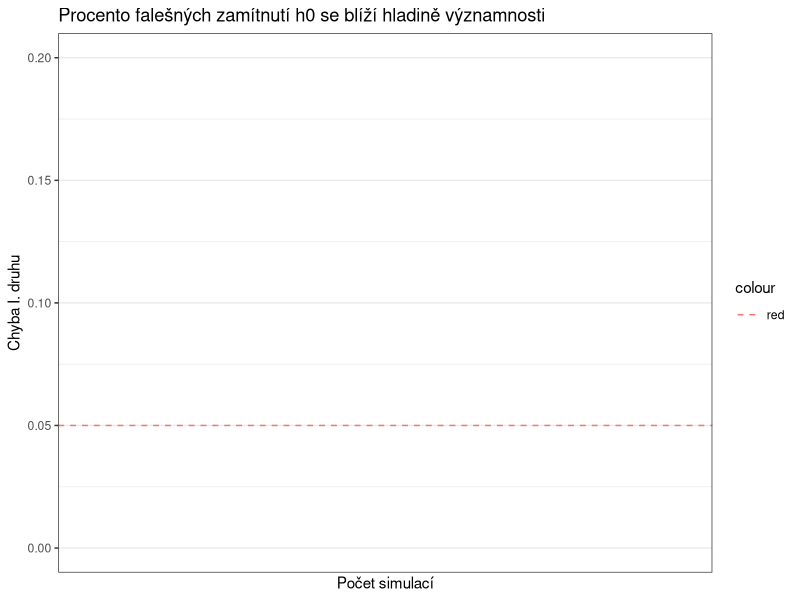

This chart was generated by the following R code:
## ---- chunk 1
set.seed(78)
x <- rnorm(n = 100, mean = 1, sd = 1)
t.test(x = x, mu = 0,
       alternative = "two.sided", conf.level = 0.95)
## ---- chunk 2
library(dplyr)
library(ggplot2)
# Nastavení
K   <- 1000   # Počet simulací
n   <- 200    # Velikost vzorku
mu0 <- 0      # Skutečný průměr
sd0 <- 2      # Populační směrodatná odchylka
alpha <- 0.05 # Hladina významnosti
set.seed(639)
vzorky <- tibble()

# Simulace
for (i in seq_len(K)) {
    x <- rnorm(n = n, mean = mu0, sd = sd0)
    test <- t.test(x = x, mu = mu0, conf.level = 1 - alpha)
    vzorky <<- bind_rows(vzorky, tibble(n = i, vysledek = test$p.value <= alpha))
}
vzorky$cvysledky <- cummean(vzorky$vysledek)
ggplot(vzorky, aes(x = n, y = cvysledky)) +
    geom_line() +
    geom_hline(aes(yintercept = .05, color = "red"), linetype = "dashed") +
    scale_y_continuous(limits = c(0, .2)) +
    scale_x_continuous(labels = scales::label_number()) +
    theme_bw() +
    labs(
        title = "Procento falešných zamítnutí h0 se blíží hladině významnosti",
        y = "Chyba I. druhu",
        x = "Počet simulací"
    )
